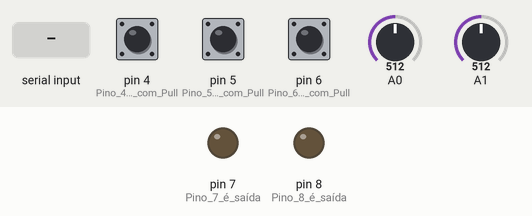
Simulated run of this sketch. Board: Arduino Uno, built with avr-gcc and run on an emulated ATmega328P. Parts: output pins drawn as LEDs (lit = HIGH). The test bench sets the inputs (shaded band); at power-on: pin 4 (Pino_4_é_entrada_com_Pull) HIGH, pin 5 (Pino_5_é_entrada_com_Pull) HIGH, pin 6 (Pino_6_é_entrada_com_Pull) HIGH, A0 = 512, A1 = 512. What the sketch prints to the serial monitor is not drawn.

Above: at 1.2 s.
1.3 s: "90,45\n" received over Serial
At 2.5 s:
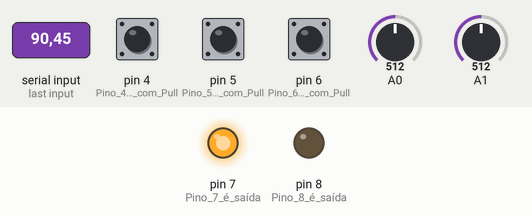
2.8 s: "5\n" received over Serial
At 3.6 s:
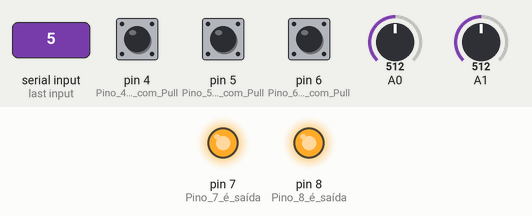
4.3 s: "30,150\n" received over Serial
At 5.4 s:
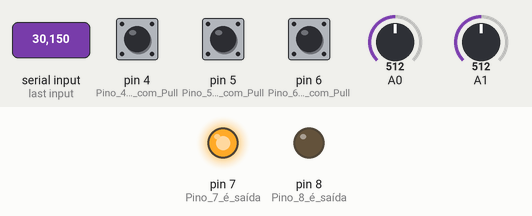
Timing chart, 0 to 7.3 s (numbered marks = the images above; inputs shaded):
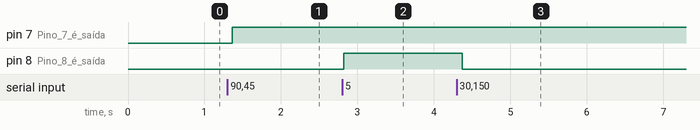

The sketch:

arduino_serial.ino
```cpp
void setup() {

 pinMode(4, INPUT_PULLUP);    // Pino 4 é entrada com PullUp Interno
 pinMode(5, INPUT_PULLUP);    // Pino 5 é entrada com PullUp Interno
 pinMode(6, INPUT_PULLUP);    // Pino 6 é entrada com PullUp Interno
 pinMode(7, OUTPUT);          // Pino 7 é saída
 pinMode(8, OUTPUT);          // Pino 8 é saída

 Serial.begin(9600);
}

//--- Função que lê uma string da Serial e retorna-a -----------------------------------------------------------------------------------------------------------------------------------------------------------------------------------------------------------------
String leStringSerial(){
  String conteudo = "";                           // Zera string conteúdo
  char caractere = 0;                             // Zera string caractere

  while(Serial.available() > 0) {                 // Enquanto receber algo pela serial
    caractere = Serial.read();                    // Lê byte da serial
    conteudo.concat(caractere);                   // Concatena valores
    delay(10);                                    // Aguarda buffer serial ler próximo caractere
  }

  return conteudo;                                // retorna conteúdo lido
}
//--------------------------------------------------------------------------------------------------------------------------------------------------------------------------------------------------------------------------------------------------------------------


void loop() {
  unsigned int ANALOGICO_0 = 0;                   // Variável que armazenará valor de A0
  unsigned int ANALOGICO_1 = "";                  // Variável que armazenará valor de A1
  unsigned int RELE1 = 0;                         // Variável que armazenará valor recebido para Relé 1
  unsigned int RELE2 = 0;                         // Variável que armazenará valor recebido para Relé 2
  char DIP1 = 0;                                  // Variável que armazenará valor de D6
  char DIP2 = 0;                                  // Variável que armazenará valor de D5
  char DIP3 = 0;                                  // Variável que armazenará valor de D4
  char sLEITURAS[15];                             // buffer para organizar valores que serão enviados na serial
  String recebido = "";

while(1){

   ANALOGICO_0 = analogRead(A0);                  // Le A0 e armazena em ANALOGICO_0
   ANALOGICO_1 = analogRead(A1);                  // Le A1 e armazena em ANALOGICO_1
   DIP1 = digitalRead(6);                         // Le D6 e armazena em DIP1
   DIP2 = digitalRead(5);                         // Le D5 e armazena em DIP2
   DIP3 = digitalRead(4);                         // Le D4 e armazena em DIP3


   if (Serial.available() > 0){                   // Se receber algo pela serial
      recebido = leStringSerial();                // Lê toda string recebida
      RELE1 = recebido.charAt(0) - '0';           // conversão Char to decimal caractere 0 da string recebida (RELE 1)
      RELE2 = recebido.charAt(1) - '0';           // conversão Char to decimal caractere 1 da string recebida (RELE 2)
      digitalWrite(7, RELE1);                     // D7 = RELE1 (0 = desligado / 1 = ligado)
      digitalWrite(8, RELE2);                     // D8 = RELE1 (0 = desligado / 1 = ligado)
      sprintf (sLEITURAS, "%04u%04u%d%d%d\r",ANALOGICO_0,ANALOGICO_1,DIP1,DIP2,DIP3); // Organiza tudo no buffer sLEITURAS
      Serial.write(sLEITURAS);                    // Envia dados organizados na serial
   }
}
}
```

Measured:
- after the input at 1.3 s, pin 7 (Pino_7_é_saída): LOW → HIGH after 0.06 s
- after the input at 2.8 s, pin 8 (Pino_8_é_saída): LOW → HIGH at once
- after the input at 4.3 s, pin 8 (Pino_8_é_saída): HIGH → LOW after 0.07 s
